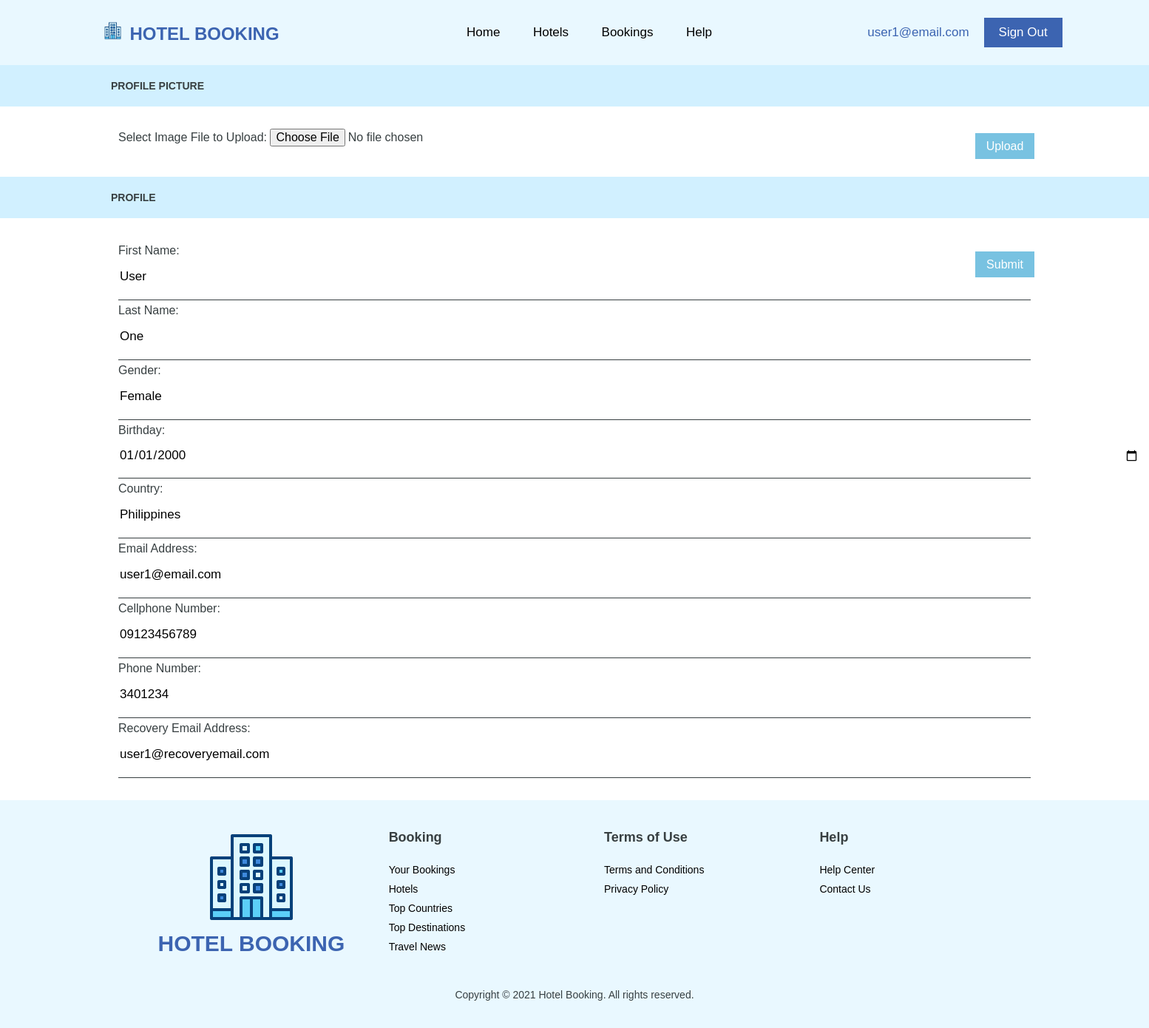
The page /profile_edit.php (signed in) on the database its author committed.
### tables this page shows
CREATE TABLE `users` (
  `id` bigint(11) NOT NULL,
  `fname` varchar(50) NOT NULL,
  `lname` varchar(50) NOT NULL,
  `email` varchar(70) NOT NULL,
  `password` varchar(255) NOT NULL,
  `gender` varchar(50) NOT NULL,
  `birthday` date DEFAULT NULL,
  `country` varchar(100) NOT NULL,
  `cellphonenumber` varchar(50) NOT NULL,
  `phonenumber` varchar(50) NOT NULL,
  `recoveryemail` varchar(70) NOT NULL,
  `profilepicture` varchar(255) NOT NULL,
  `timemodified` timestamp NOT NULL DEFAULT current_timestamp() ON UPDATE current_timestamp()
);

### profile_edit.php (the view, shortened to what this page needs)
<!DOCTYPE html>
<html lang="en" xmlns="http://www.w3.org/1999/xhtml">
<head>
    <link rel="stylesheet" type="text/css" href="./css/main.css">
    <link rel="stylesheet" type="text/css" href="./css/profile.css">
</head>
<body>
    <?php include ("./php/header.php"); ?>
    <?php
	    $con = mysqli_connect("localhost", "root", "","hotel_booking_user");
	    $result = mysqli_query($con,"SELECT * FROM users WHERE id='" . $_SESSION['user_id'] . "'");
      $row= mysqli_fetch_array($result);
    ?>
    <div>
      <h3>PROFILE PICTURE</h3>
      <div id="update-form">
        <form action="./php/image_upload.php" method="post" enctype="multipart/form-data">
          Select Image File to Upload:
          <input class="btn1" type="file" name="file">
          <input class="btn2" type="submit" name="upload" value="Upload">
        </form>
      </div>
      <form name="frmUser" method="post" action="">
        <h3>PROFILE</h3>
        <div id="update-form">
          <div class="form-group">
            <label>First Name: </label>
            <input type="text" class="form-control" name="first_name" id="first_name" value="<?php echo($row['fname']); ?>" required />
          </div>
          <div class="form-group">
            <label>Last Name: </label>
            <input type="text" class="form-control" name="last_name" id="last_name" value="<?php echo($row['lname']); ?>" required />
          </div>
          <div class="form-group">
            <label>Gender: </label>
            <input type="text" class="form-control" name="user_gender" id="user_gender" placeholder="Enter your Gender" value="<?php echo($row['gender']); ?>" />
          </div>
          <div class="form-group">
            <label>Birthday: </label>
            <input type="date" class="form-control" name="user_birthday" id="user_birthday" placeholder="Enter your Age" value="<?php echo($row['birthday']); ?>">
          </div>
          <div class="form-group">
            <label>Country: </label>
            <input type="text" class="form-control" name="user_country" id="user_country" placeholder="Enter your Address" value="<?php echo($row['country']); ?>">
          </div>
          <div class="form-group">
            <label>Email Address: </label>
            <input type="email" class="form-control" name="user_email" id="user_email" value="<?php echo($row['email']); ?>" required />
          </div>
          <div class="form-group">
            <label>Cellphone Number: </label>
            <input type="text" class="form-control" name="user_cellnumber" id="user_cellnumber" placeholder="Enter your cellphone number" value="<?php echo($row['cellphonenumber']); ?>">
          </div>
          <div class="form-group">
            <label>Phone Number: </label>
            <input type="text" class="form-control" name="user_phonenumber" id="user_phonenumber" placeholder="Enter your phone number" value="<?php echo($row['phonenumber']); ?>">
          </div>
          <div class="form-group">
            <label>Recovery Email Address: </label>
            <input type="email" class="form-control" name="user_recovery" id="user_recovery" placeholder="Enter your recovery email" value="<?php echo($row['recoveryemail']); ?>">
          </div>
          <div>
            <input type="submit" name="submit" value="Submit" class="btn3">
          </div>
        </div>
      </form>
    </div>
    <?php include ("./php/footer.php"); ?>
</body>
</html>

### css/main.css (style rules this page uses)
body, html { height: 100%; width: 100%; margin: 0; }
li, p, button, h2, h3 { font-size: 14px; color: #373F41; }

### css/profile.css (style rules this page uses)
#update-form { color: #373F41; margin: 0px 160px; padding-top: 30px; padding-bottom: 30px; }
h3 { color: #373F41; font-size: 17px; padding: 20px 150px; background-color: #D1F0FF; margin: 0; }
.form-group { padding-bottom: 5px; padding-top: 5px; border-bottom: 1px solid #373F41; }
.form-group input { width: 1380px; height: 50px; border: 0; font-size: 17px; }
.btn1 { font-size: 16px; height: 35px; }
.btn2 { position:absolute; top: 180px; right: 155px; font-size: 16px; background: #78C2E1; border: none; min-width: 80px; color: #ffffff; height: 35px; }
.btn3 { position:absolute; top: 340px; right: 155px; font-size: 16px; background: #78C2E1; border: none; min-width: 80px; color: #ffffff; height: 35px; }

### rows shown on the page
users: first_name "User", last_name "One", user_gender "Female", user_birthday "01/01/2000", user_country "Philippines", user_email "user1@email.com", user_cellnumber "09123456789", user_phonenumber "3401234", user_recovery "user1@recoveryemail.com"

### other values the page prints
$name "user1@email.com"
